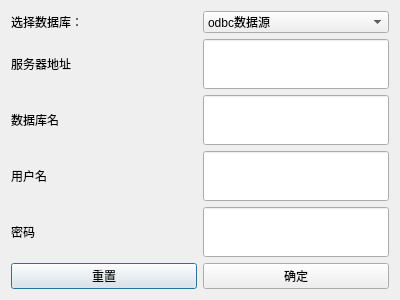
<?xml version="1.0" encoding="UTF-8"?>
<ui version="4.0">
 <class>dbsetting</class>
 <widget class="QDialog" name="dbsetting">
  <property name="geometry">
   <rect>
    <x>0</x>
    <y>0</y>
    <width>400</width>
    <height>300</height>
   </rect>
  </property>
  <property name="windowTitle">
   <string>Dialog</string>
  </property>
  <layout class="QGridLayout" name="gridLayout">
   <item row="0" column="0">
    <layout class="QVBoxLayout" name="verticalLayout_2">
     <item>
      <layout class="QVBoxLayout" name="verticalLayout">
       <item>
        <layout class="QHBoxLayout" name="horizontalLayout">
         <item>
          <widget class="QLabel" name="label_5">
           <property name="text">
            <string>选择数据库：</string>
           </property>
          </widget>
         </item>
         <item>
          <widget class="QComboBox" name="comboBox">
           <item>
            <property name="text">
             <string>odbc数据源</string>
            </property>
           </item>
           <item>
            <property name="text">
             <string>mysql数据库</string>
            </property>
           </item>
           <item>
            <property name="text">
             <string>sqlLite数据库</string>
            </property>
           </item>
          </widget>
         </item>
        </layout>
       </item>
       <item>
        <layout class="QHBoxLayout" name="horizontalLayout_2">
         <item>
          <widget class="QLabel" name="label">
           <property name="sizePolicy">
            <sizepolicy hsizetype="Preferred" vsizetype="Preferred">
             <horstretch>0</horstretch>
             <verstretch>0</verstretch>
            </sizepolicy>
           </property>
           <property name="text">
            <string>服务器地址</string>
           </property>
          </widget>
         </item>
         <item>
          <widget class="QLineEdit" name="urlEdit">
           <property name="sizePolicy">
            <sizepolicy hsizetype="Preferred" vsizetype="Preferred">
             <horstretch>0</horstretch>
             <verstretch>0</verstretch>
            </sizepolicy>
           </property>
          </widget>
         </item>
        </layout>
       </item>
       <item>
        <layout class="QHBoxLayout" name="horizontalLayout_3">
         <item>
          <widget class="QLabel" name="label_2">
           <property name="sizePolicy">
            <sizepolicy hsizetype="Preferred" vsizetype="Preferred">
             <horstretch>0</horstretch>
             <verstretch>0</verstretch>
            </sizepolicy>
           </property>
           <property name="text">
            <string>数据库名</string>
           </property>
          </widget>
         </item>
         <item>
          <widget class="QLineEdit" name="dbNameEdit">
           <property name="sizePolicy">
            <sizepolicy hsizetype="Preferred" vsizetype="Preferred">
             <horstretch>0</horstretch>
             <verstretch>0</verstretch>
            </sizepolicy>
           </property>
          </widget>
         </item>
        </layout>
       </item>
       <item>
        <layout class="QHBoxLayout" name="horizontalLayout_4">
         <item>
          <widget class="QLabel" name="label_3">
           <property name="sizePolicy">
            <sizepolicy hsizetype="Preferred" vsizetype="Preferred">
             <horstretch>0</horstretch>
             <verstretch>0</verstretch>
            </sizepolicy>
           </property>
           <property name="text">
            <string>用户名</string>
           </property>
          </widget>
         </item>
         <item>
          <widget class="QLineEdit" name="UNameEdit">
           <property name="sizePolicy">
            <sizepolicy hsizetype="Preferred" vsizetype="Preferred">
             <horstretch>0</horstretch>
             <verstretch>0</verstretch>
            </sizepolicy>
           </property>
          </widget>
         </item>
        </layout>
       </item>
       <item>
        <layout class="QHBoxLayout" name="horizontalLayout_6">
         <item>
          <widget class="QLabel" name="label_4">
           <property name="sizePolicy">
            <sizepolicy hsizetype="Preferred" vsizetype="Preferred">
             <horstretch>0</horstretch>
             <verstretch>0</verstretch>
            </sizepolicy>
           </property>
           <property name="text">
            <string>密码</string>
           </property>
          </widget>
         </item>
         <item>
          <widget class="QLineEdit" name="passwordEdit">
           <property name="sizePolicy">
            <sizepolicy hsizetype="Preferred" vsizetype="Preferred">
             <horstretch>0</horstretch>
             <verstretch>0</verstretch>
            </sizepolicy>
           </property>
          </widget>
         </item>
        </layout>
       </item>
      </layout>
     </item>
     <item>
      <layout class="QHBoxLayout" name="horizontalLayout_5">
       <item>
        <widget class="QPushButton" name="cleraBtn">
         <property name="text">
          <string>重置</string>
         </property>
        </widget>
       </item>
       <item>
        <widget class="QPushButton" name="confirmBtn">
         <property name="text">
          <string>确定</string>
         </property>
        </widget>
       </item>
      </layout>
     </item>
    </layout>
   </item>
  </layout>
 </widget>
 <resources/>
 <connections/>
</ui>
